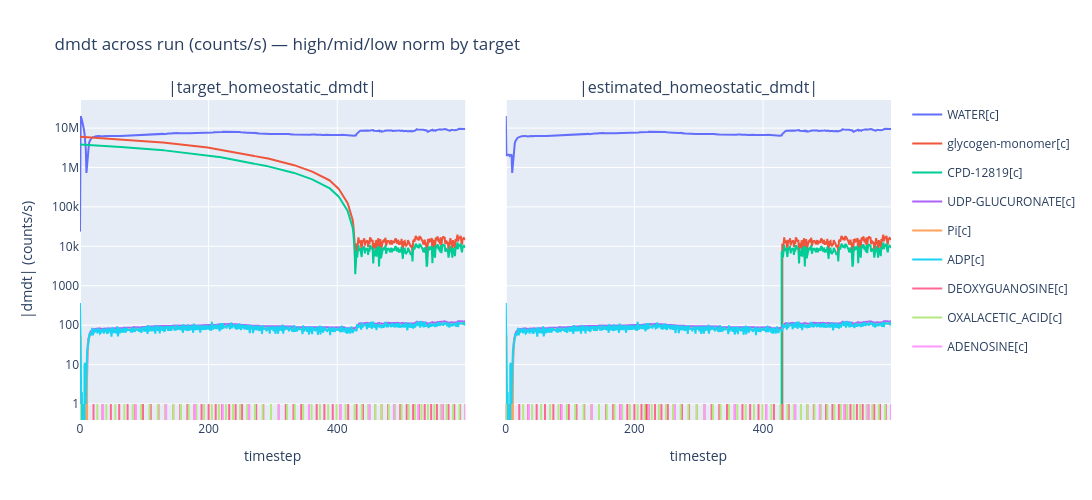

The code cell stored with this chart in its notebook:
### Markdown cell above
### Stability check — target drift across the run

Plot a few representative mets (high-norm, mid-norm, low-norm by time-mean target) to confirm the targets are roughly static across the cycle. If they are, the time-average is interpretable as a single biomass-composition specification.

### Code cell
# Side-by-side drift plot: target (left) and estimated (right) for the same
# representative mets (high/mid/low norm by time-mean |target|). Confirms
# both spec sources are roughly static across the cycle for the bulk of
# mets, so the time-average is interpretable as a single biomass spec.
estimated_arr_full = np.array(fba['estimated_homeostatic_dmdt'][1:])

target_abs_means = target_counts.abs().sort_values(ascending=False)
drift_mets = (
    target_abs_means.head(3).index.tolist() +
    target_abs_means.iloc[len(target_abs_means)//2 - 1:len(target_abs_means)//2 + 2].index.tolist() +
    target_abs_means.tail(3).index.tolist()
)

# Explicit per-met colors so target (col 1) and estimated (col 2) match.
# Plotly's default colorway advances per-trace, not per-legendgroup, so
# without this both panels would draw the same metabolite in different colors.
palette = ['#636EFA', '#EF553B', '#00CC96', '#AB63FA', '#FFA15A',
           '#19D3F3', '#FF6692', '#B6E880', '#FF97FF', '#FECB52']

fig = make_subplots(
    rows=1, cols=2, shared_yaxes=True,
    subplot_titles=('|target_homeostatic_dmdt|', '|estimated_homeostatic_dmdt|'),
    horizontal_spacing=0.05,
)
for i, met in enumerate(drift_mets):
    color = palette[i % len(palette)]
    idx = homeostatic_ids.index(met)
    fig.add_trace(
        Scatter(y=np.abs(target_arr_full[:, idx]), mode='lines',
                name=met, legendgroup=met, line=dict(color=color)),
        row=1, col=1,
    )
    fig.add_trace(
        Scatter(y=np.abs(estimated_arr_full[:, idx]), mode='lines',
                name=met, legendgroup=met, showlegend=False,
                line=dict(color=color)),
        row=1, col=2,
    )
fig.update_yaxes(type='log', title='|dmdt| (counts/s)', row=1, col=1)
fig.update_yaxes(type='log', row=1, col=2)
fig.update_xaxes(title='timestep', row=1, col=1)
fig.update_xaxes(title='timestep', row=1, col=2)
fig.update_layout(
    title='dmdt across run (counts/s) — high/mid/low norm by target',
    height=500, width=1100,
)
fig.show()

### Figure 1 — Plotly figure (JSON) as saved in the notebook; plotly's stock layout.template omitted (floating-point values rounded to 4 significant figures; data arrays with more than 128 entries replaced by an {"elided": "..."} marker saying what was removed)
{"data": [{"legendgroup": "WATER[c]", "line": {"color": "#636EFA"}, "mode": "lines", "name": "WATER[c]", "type": "scatter", "xaxis": "x", "y": {"elided": "600 int values"}, "yaxis": "y"}, {"legendgroup": "WATER[c]", "line": {"color": "#636EFA"}, "mode": "lines", "name": "WATER[c]", "showlegend": false, "type": "scatter", "xaxis": "x2", "y": {"elided": "600 int values"}, "yaxis": "y2"}, {"legendgroup": "glycogen-monomer[c]", "line": {"color": "#EF553B"}, "mode": "lines", "name": "glycogen-monomer[c]", "type": "scatter", "xaxis": "x", "y": {"elided": "600 int values"}, "yaxis": "y"}, {"legendgroup": "glycogen-monomer[c]", "line": {"color": "#EF553B"}, "mode": "lines", "name": "glycogen-monomer[c]", "showlegend": false, "type": "scatter", "xaxis": "x2", "y": {"elided": "600 int values"}, "yaxis": "y2"}, {"legendgroup": "CPD-12819[c]", "line": {"color": "#00CC96"}, "mode": "lines", "name": "CPD-12819[c]", "type": "scatter", "xaxis": "x", "y": {"elided": "600 int values"}, "yaxis": "y"}, {"legendgroup": "CPD-12819[c]", "line": {"color": "#00CC96"}, "mode": "lines", "name": "CPD-12819[c]", "showlegend": false, "type": "scatter", "xaxis": "x2", "y": {"elided": "600 int values"}, "yaxis": "y2"}, {"legendgroup": "UDP-GLUCURONATE[c]", "line": {"color": "#AB63FA"}, "mode": "lines", "name": "UDP-GLUCURONATE[c]", "type": "scatter", "xaxis": "x", "y": {"elided": "600 int values"}, "yaxis": "y"}, {"legendgroup": "UDP-GLUCURONATE[c]", "line": {"color": "#AB63FA"}, "mode": "lines", "name": "UDP-GLUCURONATE[c]", "showlegend": false, "type": "scatter", "xaxis": "x2", "y": {"elided": "600 int values"}, "yaxis": "y2"}, {"legendgroup": "Pi[c]", "line": {"color": "#FFA15A"}, "mode": "lines", "name": "Pi[c]", "type": "scatter", "xaxis": "x", "y": {"elided": "600 int values"}, "yaxis": "y"}, {"legendgroup": "Pi[c]", "line": {"color": "#FFA15A"}, "mode": "lines", "name": "Pi[c]", "showlegend": false, "type": "scatter", "xaxis": "x2", "y": {"elided": "600 int values"}, "yaxis": "y2"}, {"legendgroup": "ADP[c]", "line": {"color": "#19D3F3"}, "mode": "lines", "name": "ADP[c]", "type": "scatter", "xaxis": "x", "y": {"elided": "600 int values"}, "yaxis": "y"}, {"legendgroup": "ADP[c]", "line": {"color": "#19D3F3"}, "mode": "lines", "name": "ADP[c]", "showlegend": false, "type": "scatter", "xaxis": "x2", "y": {"elided": "600 int values"}, "yaxis": "y2"}, {"legendgroup": "DEOXYGUANOSINE[c]", "line": {"color": "#FF6692"}, "mode": "lines", "name": "DEOXYGUANOSINE[c]", "type": "scatter", "xaxis": "x", "y": {"elided": "600 int values"}, "yaxis": "y"}, {"legendgroup": "DEOXYGUANOSINE[c]", "line": {"color": "#FF6692"}, "mode": "lines", "name": "DEOXYGUANOSINE[c]", "showlegend": false, "type": "scatter", "xaxis": "x2", "y": {"elided": "600 int values"}, "yaxis": "y2"}, {"legendgroup": "OXALACETIC_ACID[c]", "line": {"color": "#B6E880"}, "mode": "lines", "name": "OXALACETIC_ACID[c]", "type": "scatter", "xaxis": "x", "y": {"elided": "600 int values"}, "yaxis": "y"}, {"legendgroup": "OXALACETIC_ACID[c]", "line": {"color": "#B6E880"}, "mode": "lines", "name": "OXALACETIC_ACID[c]", "showlegend": false, "type": "scatter", "xaxis": "x2", "y": {"elided": "600 int values"}, "yaxis": "y2"}, {"legendgroup": "ADENOSINE[c]", "line": {"color": "#FF97FF"}, "mode": "lines", "name": "ADENOSINE[c]", "type": "scatter", "xaxis": "x", "y": {"elided": "600 int values"}, "yaxis": "y"}, {"legendgroup": "ADENOSINE[c]", "line": {"color": "#FF97FF"}, "mode": "lines", "name": "ADENOSINE[c]", "showlegend": false, "type": "scatter", "xaxis": "x2", "y": {"elided": "600 int values"}, "yaxis": "y2"}], "layout": {"annotations": [{"font": {"size": 16}, "showarrow": false, "text": "|target_homeostatic_dmdt|", "x": 0.2375, "xanchor": "center", "xref": "paper", "y": 1, "yanchor": "bottom", "yref": "paper"}, {"font": {"size": 16}, "showarrow": false, "text": "|estimated_homeostatic_dmdt|", "x": 0.7625, "xanchor": "center", "xref": "paper", "y": 1, "yanchor": "bottom", "yref": "paper"}], "height": 500, "title": {"text": "dmdt across run (counts/s) — high/mid/low norm by target"}, "width": 1100, "xaxis": {"anchor": "y", "domain": [0, 0.475], "title": {"text": "timestep"}}, "xaxis2": {"anchor": "y2", "domain": [0.525, 1], "title": {"text": "timestep"}}, "yaxis": {"anchor": "x", "domain": [0, 1], "title": {"text": "|dmdt| (counts/s)"}, "type": "log"}, "yaxis2": {"anchor": "x2", "domain": [0, 1], "matches": "y", "showticklabels": false, "type": "log"}}}
